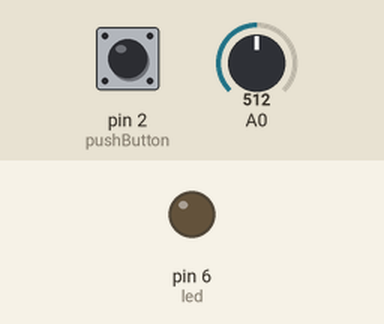
Simulated run of this sketch. Board: Arduino Uno, built with avr-gcc and run on an emulated ATmega328P. On the bench: output pins drawn as LEDs (lit = HIGH). Inputs (shaded band) come from the test bench; at power-on: pin 2 (pushButton) LOW, A0 = 512. What the sketch prints to the serial monitor is not drawn.

Above: at 1.2 s.
1.3 s: pin 2 (pushButton) pulled HIGH for 0.15 s
At 1.39 s:
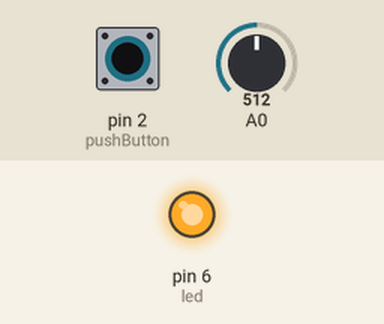
2.9 s: pin 2 (pushButton) pulled HIGH for 3.2 s
At 6.5 s:
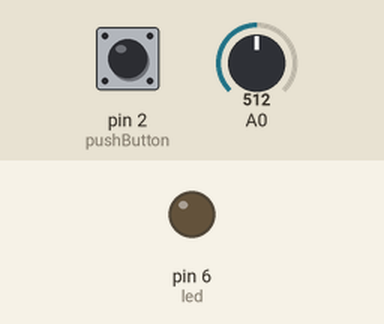
Timing chart, 0 to 8.0 s (numbered marks = the images above; inputs shaded):
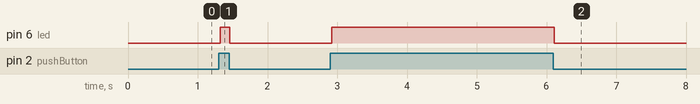

Measured:
- after the input at 1.3 s, pin 6 (led): LOW → HIGH at once, → LOW 0.14 s later
- after the input at 2.9 s, pin 6 (led): LOW → HIGH at once, → LOW 3.2 s later

The sketch:

GroveKitSamples.ino
```cpp
int pushButton = 2;
int led = 6;

int rotary = A0;

void setup() {
  Serial.begin(9600);
  pinMode(pushButton, INPUT);
  pinMode(led, OUTPUT);
}

void loop() {
   int buttonState = digitalRead(pushButton);
   int sensorValue = analogRead(A0);
   Serial.println(sensorValue);

  Serial.println(buttonState);
   if(buttonState == HIGH) {
      digitalWrite(led, HIGH);
      Serial.println("on");
    } else {
     digitalWrite(led, LOW);
      Serial.println("off");
    }
  delay(1);

}
```
